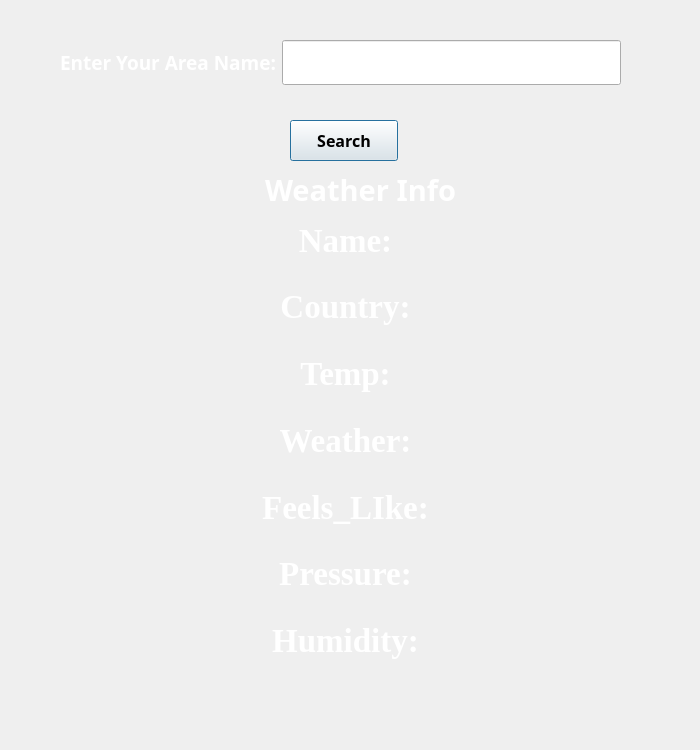
<?xml version="1.0" encoding="UTF-8"?>
<ui version="4.0">
 <class>SecondWindow</class>
 <widget class="QDialog" name="SecondWindow">
  <property name="geometry">
   <rect>
    <x>0</x>
    <y>0</y>
    <width>700</width>
    <height>750</height>
   </rect>
  </property>
  <property name="sizePolicy">
   <sizepolicy hsizetype="Preferred" vsizetype="Preferred">
    <horstretch>0</horstretch>
    <verstretch>0</verstretch>
   </sizepolicy>
  </property>
  <property name="minimumSize">
   <size>
    <width>700</width>
    <height>750</height>
   </size>
  </property>
  <property name="maximumSize">
   <size>
    <width>700</width>
    <height>750</height>
   </size>
  </property>
  <property name="font">
   <font>
    <family>OCR A Extended</family>
    <pointsize>13</pointsize>
   </font>
  </property>
  <property name="windowTitle">
   <string>Dialog</string>
  </property>
  <property name="autoFillBackground">
   <bool>false</bool>
  </property>
  <property name="styleSheet">
   <string notr="true">#SecondWindow{
background-image: url(&quot;E:/Downloads/peakpx(1).jpg&quot;);
}</string>
  </property>
  <widget class="QLabel" name="label">
   <property name="geometry">
    <rect>
     <x>120</x>
     <y>170</y>
     <width>481</width>
     <height>41</height>
    </rect>
   </property>
   <property name="palette">
    <palette>
     <active>
      <colorrole role="WindowText">
       <brush brushstyle="SolidPattern">
        <color alpha="255">
         <red>255</red>
         <green>255</green>
         <blue>255</blue>
        </color>
       </brush>
      </colorrole>
      <colorrole role="Text">
       <brush brushstyle="SolidPattern">
        <color alpha="255">
         <red>255</red>
         <green>255</green>
         <blue>255</blue>
        </color>
       </brush>
      </colorrole>
      <colorrole role="ButtonText">
       <brush brushstyle="SolidPattern">
        <color alpha="255">
         <red>255</red>
         <green>255</green>
         <blue>255</blue>
        </color>
       </brush>
      </colorrole>
      <colorrole role="PlaceholderText">
       <brush brushstyle="SolidPattern">
        <color alpha="128">
         <red>255</red>
         <green>255</green>
         <blue>255</blue>
        </color>
       </brush>
      </colorrole>
     </active>
     <inactive>
      <colorrole role="WindowText">
       <brush brushstyle="SolidPattern">
        <color alpha="255">
         <red>255</red>
         <green>255</green>
         <blue>255</blue>
        </color>
       </brush>
      </colorrole>
      <colorrole role="Text">
       <brush brushstyle="SolidPattern">
        <color alpha="255">
         <red>255</red>
         <green>255</green>
         <blue>255</blue>
        </color>
       </brush>
      </colorrole>
      <colorrole role="ButtonText">
       <brush brushstyle="SolidPattern">
        <color alpha="255">
         <red>255</red>
         <green>255</green>
         <blue>255</blue>
        </color>
       </brush>
      </colorrole>
      <colorrole role="PlaceholderText">
       <brush brushstyle="SolidPattern">
        <color alpha="128">
         <red>255</red>
         <green>255</green>
         <blue>255</blue>
        </color>
       </brush>
      </colorrole>
     </inactive>
     <disabled>
      <colorrole role="WindowText">
       <brush brushstyle="SolidPattern">
        <color alpha="255">
         <red>255</red>
         <green>255</green>
         <blue>255</blue>
        </color>
       </brush>
      </colorrole>
      <colorrole role="Text">
       <brush brushstyle="SolidPattern">
        <color alpha="255">
         <red>255</red>
         <green>255</green>
         <blue>255</blue>
        </color>
       </brush>
      </colorrole>
      <colorrole role="ButtonText">
       <brush brushstyle="SolidPattern">
        <color alpha="255">
         <red>255</red>
         <green>255</green>
         <blue>255</blue>
        </color>
       </brush>
      </colorrole>
      <colorrole role="PlaceholderText">
       <brush brushstyle="SolidPattern">
        <color alpha="128">
         <red>255</red>
         <green>255</green>
         <blue>255</blue>
        </color>
       </brush>
      </colorrole>
     </disabled>
    </palette>
   </property>
   <property name="font">
    <font>
     <family>OCR A Extended</family>
     <pointsize>22</pointsize>
     <italic>false</italic>
     <bold>true</bold>
     <underline>false</underline>
     <strikeout>false</strikeout>
    </font>
   </property>
   <property name="styleSheet">
    <string notr="true">color: rgb(255, 255, 255);</string>
   </property>
   <property name="text">
    <string>Weather Info</string>
   </property>
   <property name="alignment">
    <set>Qt::AlignHCenter|Qt::AlignTop</set>
   </property>
  </widget>
  <widget class="QWidget" name="formLayoutWidget">
   <property name="geometry">
    <rect>
     <x>60</x>
     <y>40</y>
     <width>561</width>
     <height>51</height>
    </rect>
   </property>
   <layout class="QFormLayout" name="formLayout">
    <property name="labelAlignment">
     <set>Qt::AlignCenter</set>
    </property>
    <item row="0" column="0">
     <widget class="QLabel" name="label_2">
      <property name="font">
       <font>
        <family>OCR A Extended</family>
        <pointsize>14</pointsize>
        <bold>true</bold>
       </font>
      </property>
      <property name="styleSheet">
       <string notr="true">color: rgb(255, 255, 255);</string>
      </property>
      <property name="text">
       <string>Enter Your Area Name:</string>
      </property>
     </widget>
    </item>
    <item row="0" column="1">
     <widget class="QLineEdit" name="lineEdit">
      <property name="font">
       <font>
        <family>OCR A Extended</family>
        <pointsize>20</pointsize>
        <bold>true</bold>
       </font>
      </property>
     </widget>
    </item>
   </layout>
  </widget>
  <widget class="QPushButton" name="pushButton">
   <property name="geometry">
    <rect>
     <x>290</x>
     <y>120</y>
     <width>108</width>
     <height>41</height>
    </rect>
   </property>
   <property name="font">
    <font>
     <family>OCR A Extended</family>
     <pointsize>12</pointsize>
     <bold>true</bold>
    </font>
   </property>
   <property name="text">
    <string>Search</string>
   </property>
  </widget>
  <widget class="QWidget" name="verticalLayoutWidget">
   <property name="geometry">
    <rect>
     <x>30</x>
     <y>210</y>
     <width>631</width>
     <height>461</height>
    </rect>
   </property>
   <layout class="QVBoxLayout" name="verticalLayout">
    <item>
     <widget class="QLabel" name="label_3">
      <property name="font">
       <font>
        <family>Times New Roman</family>
        <pointsize>25</pointsize>
        <bold>true</bold>
       </font>
      </property>
      <property name="styleSheet">
       <string notr="true">color:rgb(255, 255, 255)</string>
      </property>
      <property name="text">
       <string>Name:</string>
      </property>
      <property name="alignment">
       <set>Qt::AlignCenter</set>
      </property>
     </widget>
    </item>
    <item>
     <widget class="QLabel" name="label_7">
      <property name="font">
       <font>
        <family>Times New Roman</family>
        <pointsize>25</pointsize>
        <bold>true</bold>
       </font>
      </property>
      <property name="styleSheet">
       <string notr="true">color: rgb(255, 255, 255);</string>
      </property>
      <property name="text">
       <string>Country:</string>
      </property>
      <property name="alignment">
       <set>Qt::AlignCenter</set>
      </property>
     </widget>
    </item>
    <item>
     <widget class="QLabel" name="label_4">
      <property name="font">
       <font>
        <family>Times New Roman</family>
        <pointsize>25</pointsize>
        <bold>true</bold>
       </font>
      </property>
      <property name="styleSheet">
       <string notr="true">color: rgb(255, 255, 255);</string>
      </property>
      <property name="text">
       <string>Temp:</string>
      </property>
      <property name="alignment">
       <set>Qt::AlignCenter</set>
      </property>
     </widget>
    </item>
    <item>
     <widget class="QLabel" name="label_5">
      <property name="font">
       <font>
        <family>Times New Roman</family>
        <pointsize>25</pointsize>
        <bold>true</bold>
       </font>
      </property>
      <property name="styleSheet">
       <string notr="true">color: rgb(255, 255, 255);</string>
      </property>
      <property name="text">
       <string>Weather:</string>
      </property>
      <property name="alignment">
       <set>Qt::AlignCenter</set>
      </property>
     </widget>
    </item>
    <item>
     <widget class="QLabel" name="label_6">
      <property name="font">
       <font>
        <family>Times New Roman</family>
        <pointsize>25</pointsize>
        <bold>true</bold>
       </font>
      </property>
      <property name="styleSheet">
       <string notr="true">color: rgb(255, 255, 255);</string>
      </property>
      <property name="text">
       <string>Feels_LIke:</string>
      </property>
      <property name="alignment">
       <set>Qt::AlignCenter</set>
      </property>
     </widget>
    </item>
    <item>
     <widget class="QLabel" name="label_8">
      <property name="font">
       <font>
        <family>Times New Roman</family>
        <pointsize>25</pointsize>
        <bold>true</bold>
       </font>
      </property>
      <property name="styleSheet">
       <string notr="true">color: rgb(255, 255, 255);</string>
      </property>
      <property name="text">
       <string>Pressure:</string>
      </property>
      <property name="alignment">
       <set>Qt::AlignCenter</set>
      </property>
     </widget>
    </item>
    <item>
     <widget class="QLabel" name="label_9">
      <property name="font">
       <font>
        <family>Times New Roman</family>
        <pointsize>25</pointsize>
        <bold>true</bold>
       </font>
      </property>
      <property name="styleSheet">
       <string notr="true">color: rgb(255, 255, 255);</string>
      </property>
      <property name="text">
       <string>Humidity:</string>
      </property>
      <property name="alignment">
       <set>Qt::AlignCenter</set>
      </property>
     </widget>
    </item>
   </layout>
  </widget>
  <widget class="QLabel" name="label_10">
   <property name="geometry">
    <rect>
     <x>0</x>
     <y>0</y>
     <width>701</width>
     <height>751</height>
    </rect>
   </property>
   <property name="text">
    <string/>
   </property>
   <property name="pixmap">
    <pixmap resource="Resources.qrc">:/Image/Resource/weather page.jpg</pixmap>
   </property>
   <property name="scaledContents">
    <bool>true</bool>
   </property>
  </widget>
  <zorder>label_10</zorder>
  <zorder>formLayoutWidget</zorder>
  <zorder>pushButton</zorder>
  <zorder>label</zorder>
  <zorder>verticalLayoutWidget</zorder>
 </widget>
 <resources>
  <include location="Resources.qrc"/>
 </resources>
 <connections/>
</ui>
